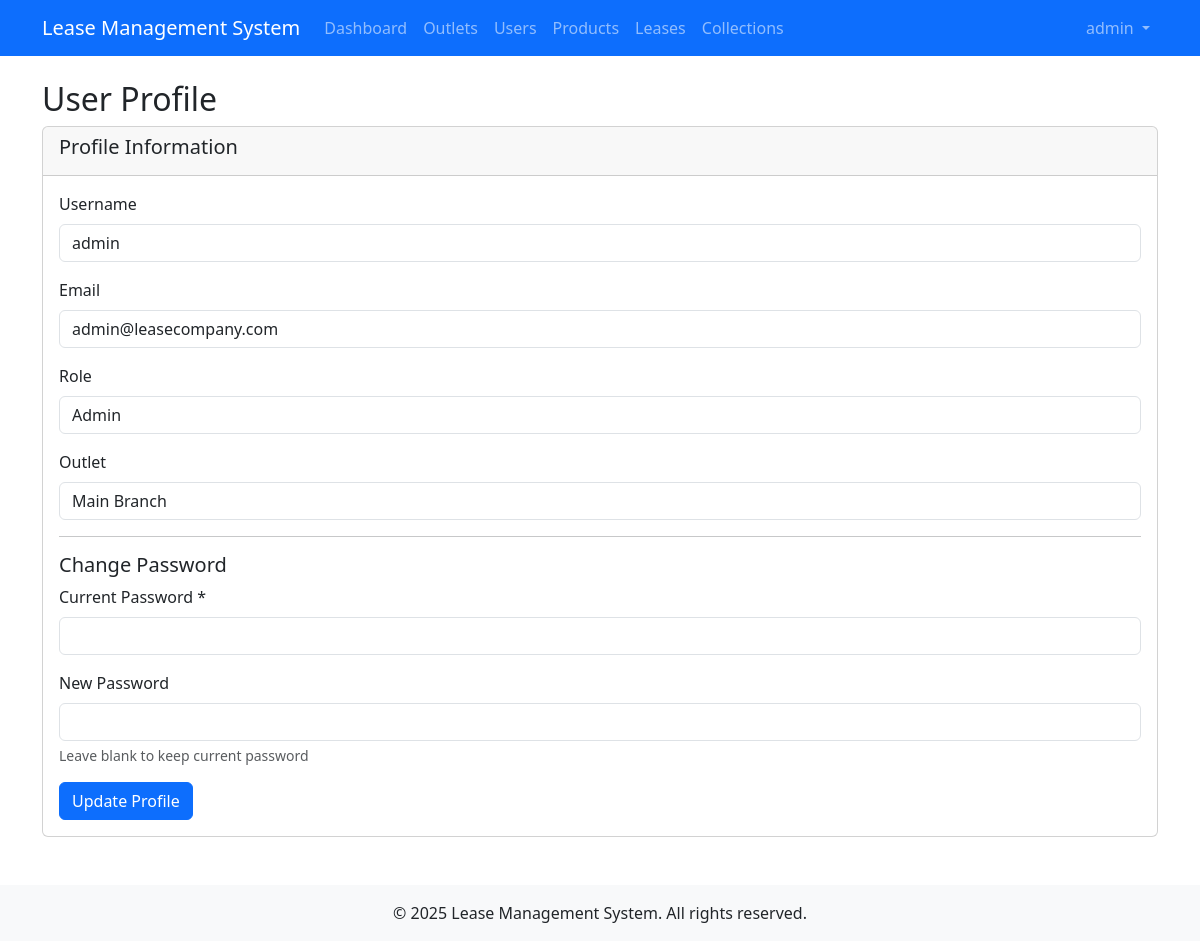
The app's page /profile.php (signed in) with its own data.
### tables this page shows
CREATE TABLE users (
    id INT AUTO_INCREMENT PRIMARY KEY,
    user_id VARCHAR(50) UNIQUE NOT NULL,
    username VARCHAR(50) UNIQUE NOT NULL,
    email VARCHAR(100) UNIQUE NOT NULL,
    password VARCHAR(255) NOT NULL,
    role ENUM('Admin', 'BranchManager', 'RecoveryOfficer', 'AccountsOfficer', 'DataEntry', 'Sales') NOT NULL,
    outlet_id VARCHAR(50) NOT NULL,
    assigned_areas TEXT,
    is_active BOOLEAN DEFAULT TRUE,
    created_at TIMESTAMP DEFAULT CURRENT_TIMESTAMP,
    updated_at TIMESTAMP DEFAULT CURRENT_TIMESTAMP ON UPDATE CURRENT_TIMESTAMP,
    FOREIGN KEY (outlet_id) REFERENCES outlets(outlet_id)
);

CREATE TABLE outlets (
    id INT AUTO_INCREMENT PRIMARY KEY,
    outlet_id VARCHAR(50) UNIQUE NOT NULL,
    outlet_name VARCHAR(100) NOT NULL,
    city VARCHAR(50) NOT NULL,
    address TEXT NOT NULL,
    phone VARCHAR(20),
    email VARCHAR(100),
    outlet_type ENUM('Main', 'Sub', 'Franchise') NOT NULL,
    assigned_branch_manager VARCHAR(50) NOT NULL,
    linked_cash_account VARCHAR(50) NOT NULL,
    linked_bank_account VARCHAR(50) NOT NULL,
    created_at TIMESTAMP DEFAULT CURRENT_TIMESTAMP,
    updated_at TIMESTAMP DEFAULT CURRENT_TIMESTAMP ON UPDATE CURRENT_TIMESTAMP
);

### profile.php (the view, shortened to what this page needs)
<?php
$conn = getDBConnection();
$user_id = $_SESSION['user_id'] ?? '';
$stmt = $conn->prepare("SELECT u.username, u.email, u.role, u.outlet_id, o.outlet_name FROM users u LEFT JOIN outlets o ON u.outlet_id = o.outlet_id WHERE u.user_id = ?");
$stmt->bind_param("s", $user_id);
$stmt->execute();
$result = $stmt->get_result();
$user_data = $result->fetch_assoc();
?>
<!DOCTYPE html>
<html lang="en">
<head>
    <link href="https://cdn.jsdelivr.net/npm/bootstrap@5.3.0/dist/css/bootstrap.min.css" rel="stylesheet">
</head>
<body>
    <nav class="navbar navbar-expand-lg navbar-dark bg-primary">
        <div class="container">
            <a class="navbar-brand" href="dashboard.php">Lease Management System</a>
            <div class="collapse navbar-collapse" id="navbarNav">
                <ul class="navbar-nav me-auto">
                    <li class="nav-item">
                        <a class="nav-link" href="dashboard.php">Dashboard</a>
                    </li>
                    <li class="nav-item">
                        <a class="nav-link" href="outlets.php">Outlets</a>
                    </li>
                    <li class="nav-item">
                        <a class="nav-link" href="users.php">Users</a>
                    </li>
                    <li class="nav-item">
                        <a class="nav-link" href="products.php">Products</a>
                    </li>
                    <li class="nav-item">
                        <a class="nav-link" href="leases.php">Leases</a>
                    </li>
                    <li class="nav-item">
                        <a class="nav-link" href="collections.php">Collections</a>
                    </li>
                </ul>
                <ul class="navbar-nav">
                    <li class="nav-item dropdown">
                        <a class="nav-link dropdown-toggle" href="#" id="navbarDropdown" role="button" data-bs-toggle="dropdown">
                            <?php echo htmlspecialchars($_SESSION['username'] ?? 'User'); ?>
                        </a>
                    </li>
                </ul>
            </div>
        </div>
    </nav>
    <div class="container mt-4">
        <div class="row">
            <div class="col-md-12">
                <h2>User Profile</h2>
                <div class="card">
                    <div class="card-header">
                        <h5>Profile Information</h5>
                    </div>
                    <div class="card-body">
                        <form method="POST">
                            <div class="mb-3">
                                <label for="username" class="form-label">Username</label>
                                <input type="text" class="form-control" id="username" name="username" value="<?php echo htmlspecialchars($user_data['username'] ?? ''); ?>" required>
                            </div>
                            <div class="mb-3">
                                <label for="email" class="form-label">Email</label>
                                <input type="email" class="form-control" id="email" name="email" value="<?php echo htmlspecialchars($user_data['email'] ?? ''); ?>" required>
                            </div>
                            <div class="mb-3">
                                <label for="role" class="form-label">Role</label>
                                <input type="text" class="form-control" id="role" value="<?php echo htmlspecialchars($user_data['role'] ?? ''); ?>" readonly>
                            </div>
                            <div class="mb-3">
                                <label for="outlet_name" class="form-label">Outlet</label>
                                <input type="text" class="form-control" id="outlet_name" value="<?php echo htmlspecialchars(($user_data['outlet_name'] ?? '') ?: ($user_data['outlet_id'] ?? '')); ?>" readonly>
                            </div>
                            <hr>
                            <h5>Change Password</h5>
                            <div class="mb-3">
                                <label for="current_password" class="form-label">Current Password *</label>
                                <input type="password" class="form-control" id="current_password" name="current_password" required>
                            </div>
                            <div class="mb-3">
                                <label for="new_password" class="form-label">New Password</label>
                                <input type="password" class="form-control" id="new_password" name="new_password">
                                <div class="form-text">Leave blank to keep current password</div>
                            </div>
                            <button type="submit" class="btn btn-primary">Update Profile</button>
                        </form>
                    </div>
                </div>
            </div>
        </div>
    </div>
    <footer class="bg-light text-center py-3 mt-5">
        <div class="container">
            <p class="mb-0">&copy; 2025 Lease Management System. All rights reserved.</p>
        </div>
    </footer>
</body>
</html>

### records on screen
users: username "admin", email "admin@leasecompany.com", role "Admin", outlet_name "Main Branch"

### other values on screen
$_SESSION['username'] "admin"
